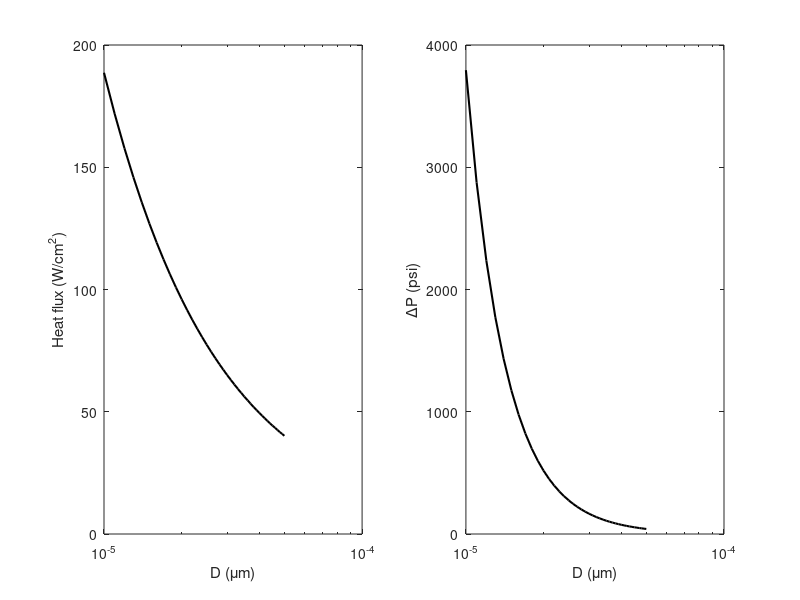

The MATLAB script that drew this image:
clear, clc, format long, clf, close all

c = 1; % counter
% Constants
L = 1e-1; % length of microchannel [m]
W = 100e-6; % width of microchannel [m]
for D = [10:1:50]*1e-6; % depth of microchannel [m]
A = W * D; % cross-sectional area [m^2] 
P = 2 * (W + D); % wetted perimeter [m]
Dh = 4 * A / P; % hydraulic diameter [m]

T_in = 20+273; % inlet temperature [K]
T_w = 100+273; % wall temperature [K]

rho = 997; % density of water [kg/m^3] % 961
mu = 0.00089; % viscosity of water [Pa*s] % 0.005
cp = 4180; % heat capacity of water [J/kg*K] % 1000
k = 0.606; % thermal conductivity of water [W/m*K] % 0.14

Q = [100]; % Flow rate in microliters per minute

% Fluid velocity
v = Q * 1.67e-11/ A;

% Reynolds number
Re = (rho * v * Dh) / mu;

% Prandtl number
Pr = cp * mu / k;

Nu = 0.023 * Re^(4/5) * Pr^(1/3);

% kandlikar model
% h = k / (2 * h) * (Re^0.8 * Pr^(1/3) / (1 + 12.7 * (Pr^(2/3) - 1) * (2 * h / w)^0.5));

% Heat transfer coefficienth
h = Nu * k / Dh; 

% Heat flux
q = h * (T_w - T_in);

% Pressure loss
f = 64 / Re; % friction factor for laminar flow in a smooth pipe
dP = (f * L * rho * v^2) / (2 * D);

% Outlet temperature
T_out = T_in + q / (rho * Q * cp);

% Display results
% fprintf("Heat flux: %.2f [W/cm^2]\n", q*1e-4);
% fprintf("Pressure loss: %.2f [psi]\n", dP*0.000145038);
% fprintf("Outlet temperature: %.2f [K]\n", T_out);

T(1,c) = D;
T(2,c) = q*1e-4;
T(3,c) = dP*0.000145038;
T(4,c) = Nu;
c = c+1;
end

figure(1)
subplot(1,2,1) % plot heat flux versus channel depth
semilogx(T(1,:),T(2,:),'-k','Linewidth', 1.5), hold on
xlabel('D (\mum)'), ylabel('Heat flux (W/cm^2)')
subplot(1,2,2) % plot pressre loss versus channel depth
semilogx(T(1,:),T(3,:),'-k','Linewidth', 1.5), hold on
xlabel('D (\mum)'), ylabel('\DeltaP (psi)')
